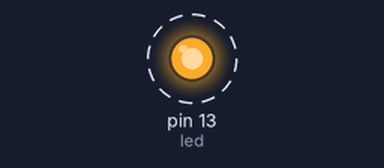
Bench run of a sketch on a simulated Arduino Uno, built with avr-gcc and run on an emulated ATmega328P. Parts: output pins drawn as LEDs (lit = HIGH). Dashed ring = blinking.

Above: at 0.5 s.
Timing chart, 0 to 4.6 s (numbered marks = the images above):
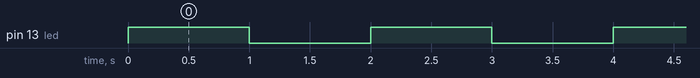

Measured:
- by itself, pin 13 (led): alternates HIGH for 1.0 s and LOW for 1.0 s

The sketch:

sketch.ino
```cpp
int led = 13;
int interval = 1000;

void setup()
{
  // put your setup code here, to run once:
  pinMode(led, OUTPUT);
}

void loop()
{
  // put your main code here, to run repeatedly:
  digitalWrite(led, HIGH);
  delay(interval);
  digitalWrite(led, LOW);
  delay(interval);
}
```
